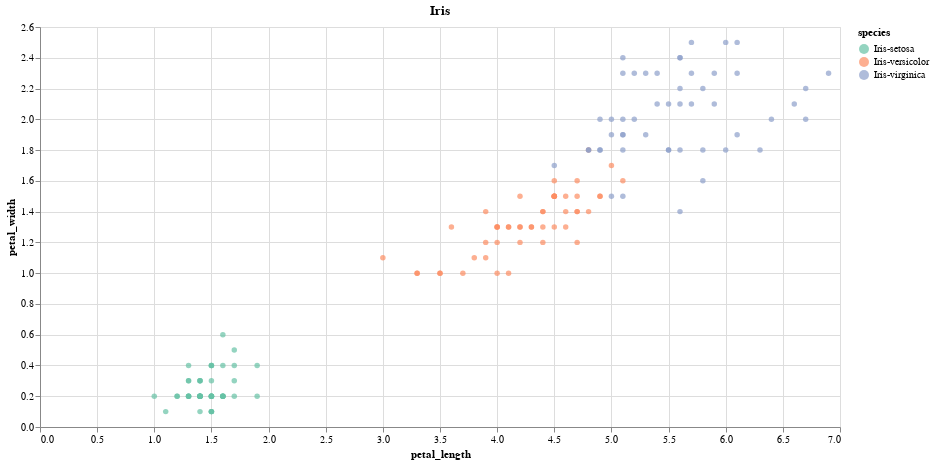

Notebook cell for this chart:
### Code cell
alt.Chart(data).mark_circle().encode(
    alt.X("petal_length"),
    alt.Y("petal_width"),
    alt.Color("species",  scale=alt.Scale(scheme='set2'), legend = alt.Legend(title = "species"))
).properties(
    width = 800,
    height = 400,
    title = "Iris"
)

### Figure 1 — Vega-Lite specification as saved in the notebook (floating-point values rounded to 4 significant figures; data arrays with more than 128 entries replaced by an {"elided": "..."} marker saying what was removed)
{"config": {"view": {"continuousWidth": 400, "continuousHeight": 300}}, "data": {"name": "data-2d94771ea62125b445223a5fc16e2995"}, "mark": "circle", "encoding": {"color": {"type": "nominal", "field": "species", "legend": {"title": "species"}, "scale": {"scheme": "set2"}}, "x": {"type": "quantitative", "field": "petal_length"}, "y": {"type": "quantitative", "field": "petal_width"}}, "height": 400, "title": "Iris", "width": 800, "$schema": "https://vega.github.io/schema/vega-lite/v4.8.1.json", "datasets": {"data-2d94771ea62125b445223a5fc16e2995": {"elided": "150 records"}}}
